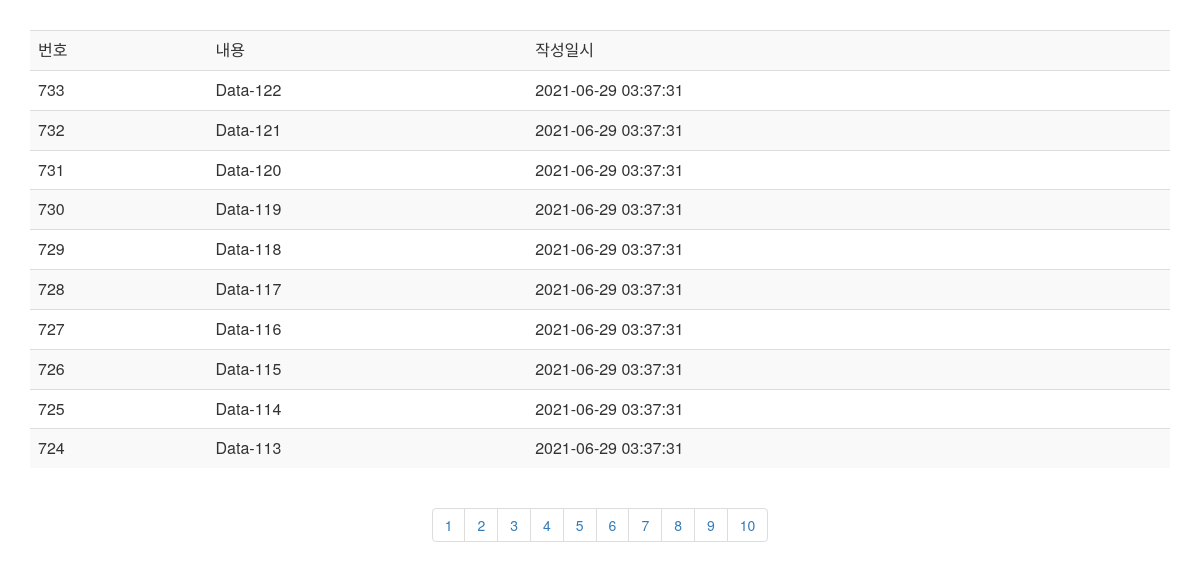
Page /list/ on the committed database.
### pagination/models.py (models this page shows)
class Data(models.Model):
    text = models.CharField(max_length=100)
    cre_date = models.DateTimeField()

### pagination/views.py (the view)
# urls.py: path('list/', views.list),
def list(request):
    page = request.GET.get('page') # Get방식으로 꺼내오는거
    if not page:
        page = '1'
    page = int(page)
    datas = Data.objects.order_by('-id')
    p = Paginator(datas, 10)
    info = p.page(page)
    start_page = (int(page) - 1) // 10 * 10 + 1
    end_page = start_page + 9
    if end_page > p.num_pages:
        end_page = p.num_pages
    context = {
        'info' : info,
        'pagination' : range(start_page, end_page + 1)
    }
    return render(request, 'list.html', context)

### pagination/templates/list.html
<link rel="stylesheet" href="https://maxcdn.bootstrapcdn.com/bootstrap/3.4.1/css/bootstrap.min.css">
<body style='margin:30px;'>
    <table class='table table-striped'>
        <tr>
            <td>번호</td>
            <td>내용</td>
            <td>작성일시</td>
        </tr>
        {% for data in info %}
        <tr>
            <td>{{ data.id }}</td>
            <td>{{ data.text }}</td>
            <td>{{ data.cre_date | date:'Y-m-d H:i:s'}}</td>
        </tr>
        {% endfor %}
    </table>
    <div style='text-align:center;'>
        <ul class='pagination'>
            {% for i in pagination %}
            <li>
                <a href='/list/?page= {{ i }}'>{{ i }}</a>
            </li>
            {% endfor %}
        </ul>
    </div>
</body>

### rows in the picture
Data: id "733", text "Data-122", cre_date "2021-06-29 03:37:31"
Data: id "732", text "Data-121", cre_date "2021-06-29 03:37:31"
Data: id "731", text "Data-120", cre_date "2021-06-29 03:37:31"
Data: id "730", text "Data-119", cre_date "2021-06-29 03:37:31"
Data: id "729", text "Data-118", cre_date "2021-06-29 03:37:31"
Data: id "728", text "Data-117", cre_date "2021-06-29 03:37:31"
Data: id "727", text "Data-116", cre_date "2021-06-29 03:37:31"
Data: id "726", text "Data-115", cre_date "2021-06-29 03:37:31"
Data: id "725", text "Data-114", cre_date "2021-06-29 03:37:31"
Data: id "724", text "Data-113", cre_date "2021-06-29 03:37:31"

### other values in the picture
{{ i }} "1" "2" "3" "4" "5" "6" "7" "8" "9" "10"
